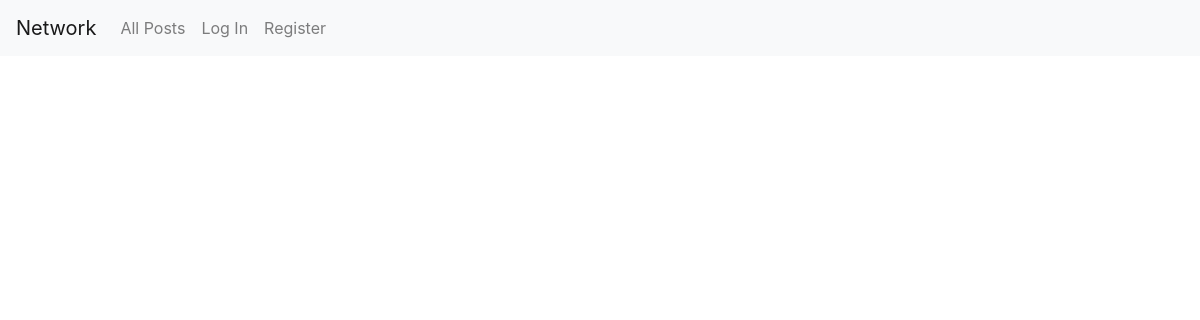
/, run on an earlier commit of the app's database.
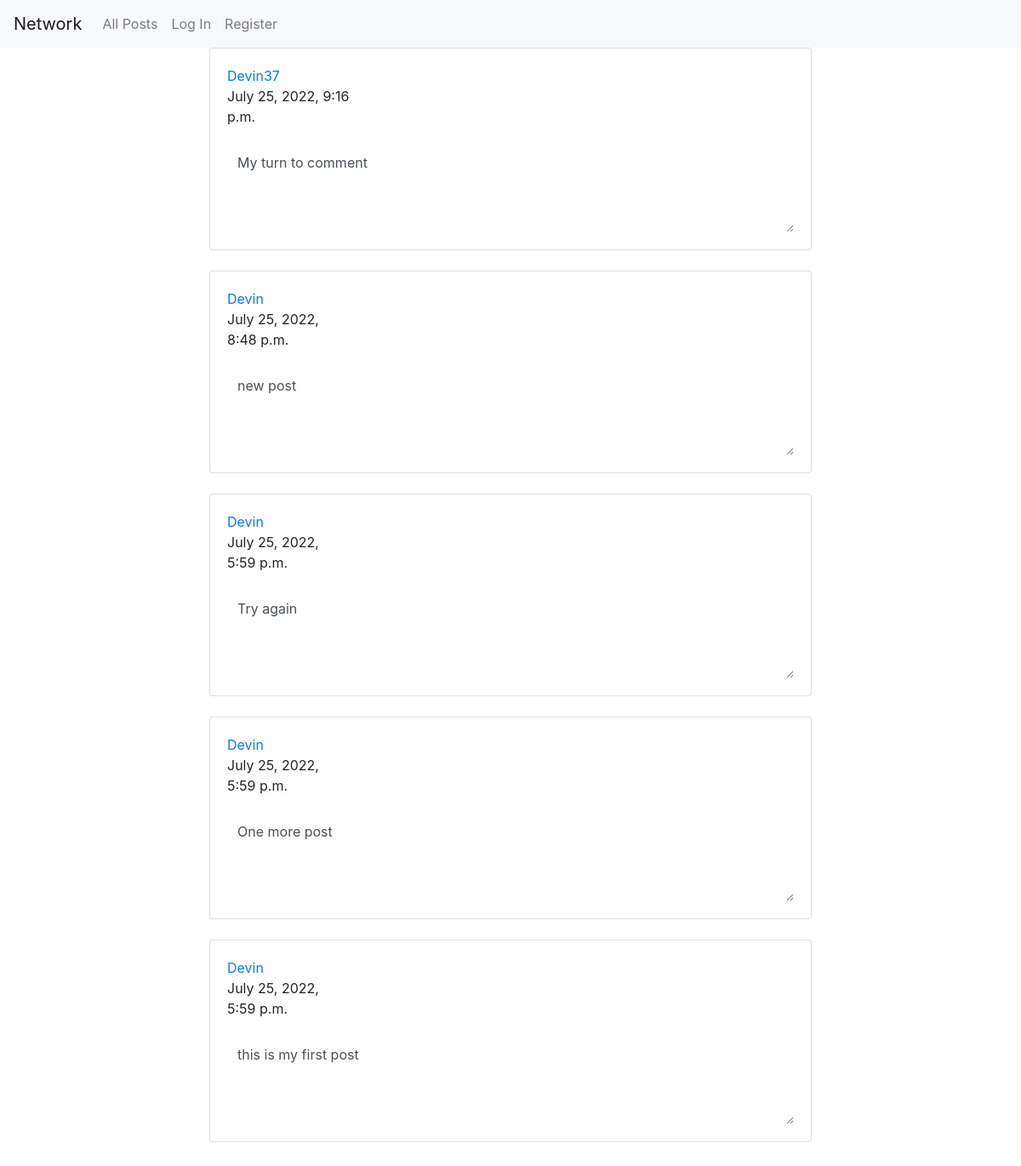
And on a later commit of the database.
### network/models.py (models this page shows, shortened)
class Post(models.Model):
    user = models.ForeignKey("User", on_delete=models.CASCADE, related_name="post_user")
    username = models.TextField(blank=True)
    body = models.TextField(blank=True)
    like_count = models.IntegerField(default=0)
    timestamp = models.DateTimeField(auto_now_add=True)

class User(AbstractUser):
    pass

### network/views.py (the view)
# urls.py: path("", views.index, name="index"),
def index(request):
    allposts = get_post_page(1)
    return render(request, "network/index.html", {
        "posts": allposts,
        "pages": "page"
    })

### network/views.py (called while the page is built)
def get_post_page(id):
    postData = Post.objects.all().order_by('-timestamp')
    return Paginator(postData, 10).page(id)

### network/templates/network/index.html (shortened to what this page needs)
{% extends "network/layout.html" %}
{% block body %}
<div id="index_view">
    <div class="row">
        <div class="inbox-wrapper">
            <div class="col-lg-12">
                <table class="table email-table no-wrap table-hover v-middle mb-0 font-14">
                    <tbody>
                    {% for item in posts %}
                        <tr>
                            <div class="card">
                                <div class="card-body">
                                    <div class="row">
                                        <div class="col-lg-3 ">
                                            <div class="aside-content">
                                                <div class="aside-header">
                                                    <a href="#" data-name="{{ item.user }}" class="postMaker">{{ item.user }}</a>
                                                    <div id="dateTime" class="date">{{ item.timestamp }}</div>
                                                    <br>
                                                </div>
                                            </div>
                                        </div>
                                    </div>
                                    <div class="email-body-div">
                                        <textarea disabled class="form-control" id="post-body">{{ item.body }}</textarea>
                                    </div>
                                </div>
                            </div>
                        </tr>
                    <br>
                    {% endfor %}
                    </tbody>
                </table>
            </div>
        </div>
    </div>
</div>
<div id="profile_view">
    <div class="row">
    </div>
</div>
{% endblock body %}

### network/templates/network/layout.html (shortened to what this page needs)
{% load static %}
<!DOCTYPE html>
<html lang="en">
    <head>
        <link rel="stylesheet" href="https://stackpath.bootstrapcdn.com/bootstrap/4.4.1/css/bootstrap.min.css">
        <link href="{% static 'network/styles.css' %}" rel="stylesheet">
    </head>
    <body>
        <nav class="navbar navbar-expand-lg navbar-light bg-light">
            <a class="navbar-brand" href="#">Network</a>
            <div>
              <ul class="navbar-nav mr-auto">
                <li class="nav-item">
                  <a class="nav-link" href="{% url 'index' %}">All Posts</a>
                </li>
                {% if user.is_authenticated %}
                    <li class="nav-item">
                        <a class="nav-link" href="#">Following</a>
                    </li>
                    <li class="nav-item">
                        <a class="nav-link" href="{% url 'logout' %}">Log Out</a>
                    </li>
                {% else %}
                    <li class="nav-item">
                        <a class="nav-link" href="{% url 'login' %}">Log In</a>
                    </li>
                    <li class="nav-item">
                        <a class="nav-link" href="{% url 'register' %}">Register</a>
                    </li>
                {% endif %}
              </ul>
            </div>
          </nav>
        <div class="body">
            {% block body %}
            {% endblock %}
        </div>
    </body>
</html>

### network/static/network/styles.css (style rules this page uses)
textarea { background: white; border: none; }
.inbox-wrapper { width: 80%; margin-left: 20%; margin-right: 20%; }
#post-body { background-color: white; border: none; min-height: 100px; }
.form-control { background: white; border: none; }
.email-body-div { width:100% }

What changed in the data, as far as the page shows it:
added Post: user "Devin37", timestamp "July 25, 2022, 9:16 p.m.", body "My turn to comment"
added Post: user "Devin", timestamp "July 25, 2022, 8:48 p.m.", body "new post"
added Post: user "Devin", timestamp "July 25, 2022, 5:59 p.m.", body "Try again"
added Post: user "Devin", timestamp "July 25, 2022, 5:59 p.m.", body "One more post"
added Post: user "Devin", timestamp "July 25, 2022, 5:59 p.m.", body "this is my first post"
